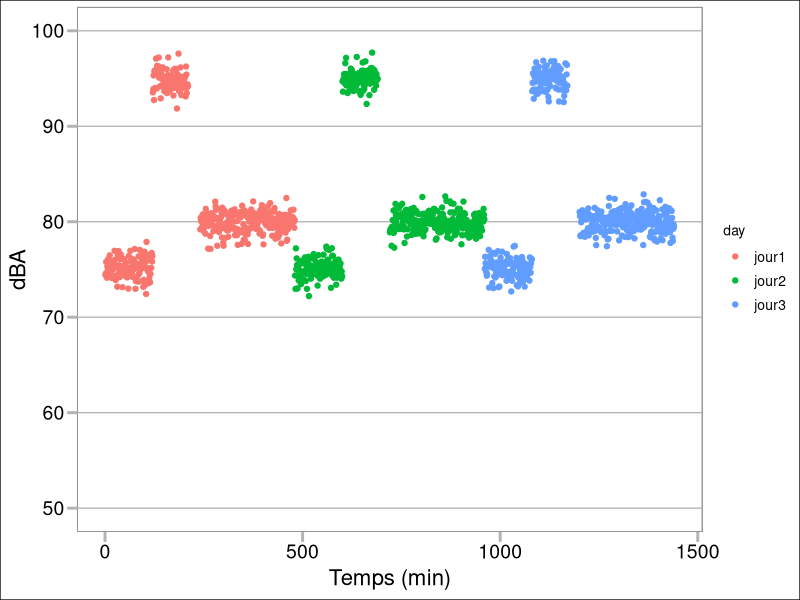
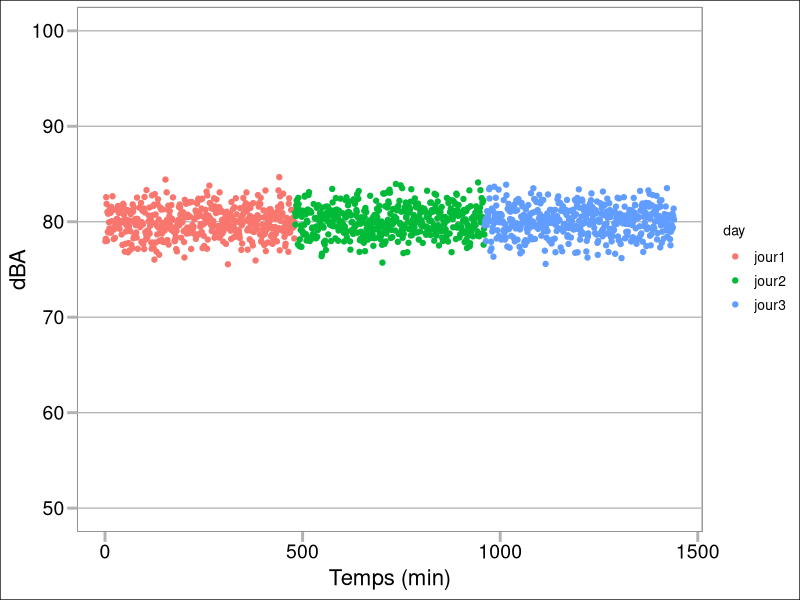
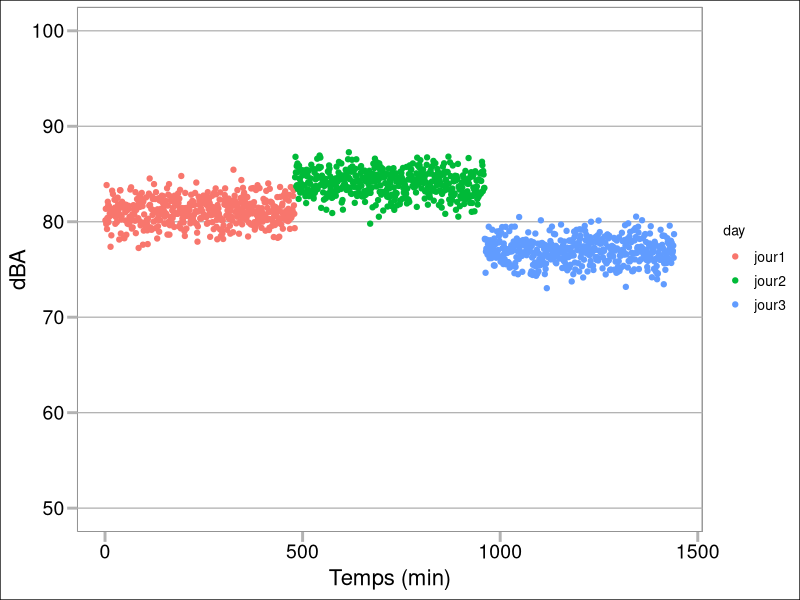
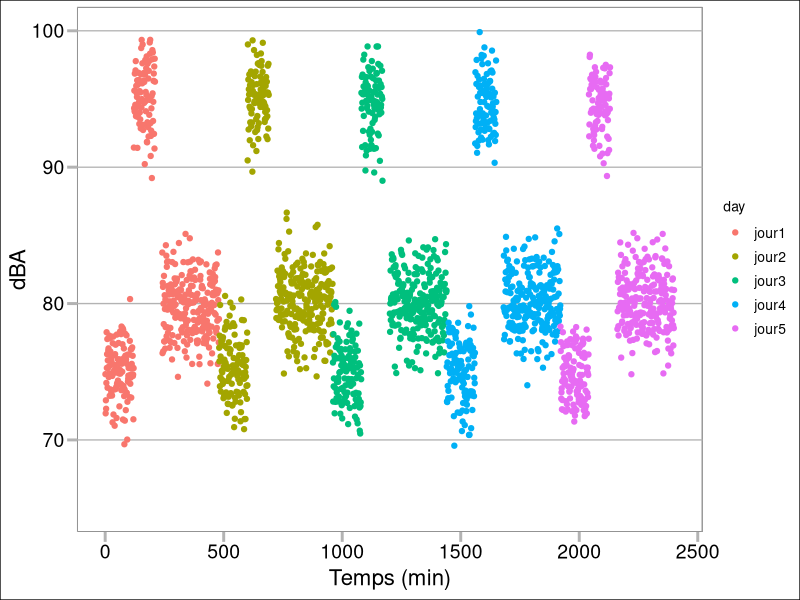
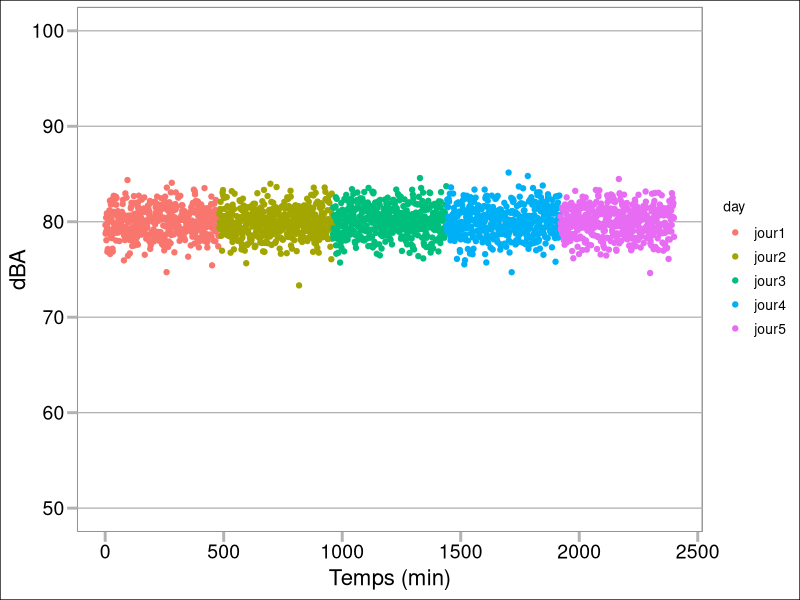

Recreate these plots in R, in order. (Note: this script raises an error after producing the figures.)
#  various temporal noise exposure profiles

library(ggplot2)
library(ggthemes)


# 3 days ------------------------------------------



########## creating data

## three day

noise <- data.frame( time = seq( from = 1 , to = 3*8*60 , by = 1) )


# task strategy

# T1 from 0 to 2h
# T2 from 2h to 3H30
# T3 from 4 to 8h

noise$task <- numeric( length( noise[,1] ) ) 

noise$T1 <- rep( c( rep(1 , 120)  , rep( 0 , 360 ) ) , 3 )

noise$T2 <- rep( c( rep(0 , 120)  , rep( 1 , 90 ) , rep( 0 , 270) ) , 3 )

noise$T3 <- rep( c( rep(0 , 240)  , rep( 1 , 240 )) , 3 )

noise$task_mean <- 75 *  noise$T1 + 95 * noise$T2 + 80 * noise$T3

noise$day <- c( rep( "jour1" , 480 ) , rep( "jour2" , 480 ) , rep( "jour3" , 480 ))

noise$task <- noise$task_mean + rnorm( length( noise[,1] ) , 0 , 1 )

p <- ggplot(data=noise, aes( x=time , y = task , color = day))

p <- p + geom_point()

p <- p + theme_calc()

p <- p +  theme(axis.text.x=element_text(size=14),axis.title.x=element_text(size=16,vjust=+0.55))+
  theme(axis.text.y=element_text(size=14),axis.title.y=element_text(size=16,vjust=+0.55))+
  theme(axis.ticks = element_line(size = 1) , axis.ticks.length.x = unit(.25, "cm"), axis.ticks.length.y = unit(.25, "cm"))+
  labs(x=expression ( "Temps (min)") , y="dBA") + ylim( c(50,100))

p

# function strategy

noise$metier <- 80 + rnorm( length( noise[,1] ) , 0 , 1.5 )

p <- ggplot(data=noise, aes( x=time , y = metier , color = day))

p <- p + geom_point()

p <- p + theme_calc()

p <- p +  theme(axis.text.x=element_text(size=14),axis.title.x=element_text(size=16,vjust=+0.55))+
  theme(axis.text.y=element_text(size=14),axis.title.y=element_text(size=16,vjust=+0.55))+
  theme(axis.ticks = element_line(size = 1) , axis.ticks.length.x = unit(.25, "cm"), axis.ticks.length.y = unit(.25, "cm"))+
  labs(x=expression ( "Temps (min)") , y="dBA")+ ylim( c(50,100))

p

# full day strategy

noise$D1 <- c( rep(1 , 480)  , rep( 0 , 480 )  , rep( 0 , 480 ) ) 

noise$D2 <- c( rep(0 , 480)  , rep( 1 , 480 )  , rep( 0 , 480 ) ) 

noise$D3 <- c( rep(0 , 480)  , rep( 0 , 480 )  , rep( 1 , 480 ) ) 

noise$day_mean <- 81 *  noise$D1 + 84 * noise$D2 + 77 * noise$D3

noise$fullday <- noise$day_mean + rnorm( length( noise[,1] ) , 0 , 1.3 )

p <- ggplot(data=noise, aes( x=time , y = fullday , color = day))

p <- p + geom_point()

p <- p + theme_calc()

p <- p +  theme(axis.text.x=element_text(size=14),axis.title.x=element_text(size=16,vjust=+0.55))+
  theme(axis.text.y=element_text(size=14),axis.title.y=element_text(size=16,vjust=+0.55))+
  theme(axis.ticks = element_line(size = 1) , axis.ticks.length.x = unit(.25, "cm"), axis.ticks.length.y = unit(.25, "cm"))+
  labs(x=expression ( "Temps (min)") , y="dBA")+ ylim( c(50,100))

p



# 5 days ------------------------------------------

### INRS R259 values of 1min data variability

# fraiseurs 4.5
# monteurs 8.4, 6 intra tache
# menuisiers 8.7  7 intra tache
# extrudeurs 3.5
# conducteurs 5.2
# regleurs 6.4


########## creating data


noise <- data.frame( time = seq( from = 1 , to = 5*8*60 , by = 1) )


# task strategy

# T1 from 0 to 2h
# T2 from 2h to 3H30
# T3 from 4 to 8h

noise$task <- numeric( length( noise[,1] ) ) 

noise$T1 <- rep( c( rep(1 , 120)  , rep( 0 , 360 ) ) , 5 )

noise$T2 <- rep( c( rep(0 , 120)  , rep( 1 , 90 ) , rep( 0 , 270) ) , 5 )

noise$T3 <- rep( c( rep(0 , 240)  , rep( 1 , 240 )) , 5 )

noise$task_mean <- 75 *  noise$T1 + 95 * noise$T2 + 80 * noise$T3

noise$day <- c( rep( "jour1" , 480 ) , rep( "jour2" , 480 ) , rep( "jour3" , 480 ),rep( "jour4" , 480 ),rep( "jour5" , 480 ))

noise$task <- noise$task_mean + rnorm( length( noise[,1] ) , 0 , 2 )

p <- ggplot(data=noise, aes( x=time , y = task , color = day))

p <- p + geom_point()

p <- p + theme_calc()

p <- p +  theme(axis.text.x=element_text(size=14),axis.title.x=element_text(size=16,vjust=+0.55))+
  theme(axis.text.y=element_text(size=14),axis.title.y=element_text(size=16,vjust=+0.55))+
  theme(axis.ticks = element_line(size = 1) , axis.ticks.length.x = unit(.25, "cm"), axis.ticks.length.y = unit(.25, "cm"))+
  labs(x=expression ( "Temps (min)") , y="dBA") + ylim( c(65,100))

p

# function strategy - TBD

noise$metier <- 80 + rnorm( length( noise[,1] ) , 0 , 1.5 )

p <- ggplot(data=noise, aes( x=time , y = metier , color = day))

p <- p + geom_point()

p <- p + theme_calc()

p <- p +  theme(axis.text.x=element_text(size=14),axis.title.x=element_text(size=16,vjust=+0.55))+
  theme(axis.text.y=element_text(size=14),axis.title.y=element_text(size=16,vjust=+0.55))+
  theme(axis.ticks = element_line(size = 1) , axis.ticks.length.x = unit(.25, "cm"), axis.ticks.length.y = unit(.25, "cm"))+
  labs(x=expression ( "Temps (min)") , y="dBA")+ ylim( c(50,100))

p

# full day strategy - TBD

noise$D1 <- c( rep(1 , 480)  , rep( 0 , 480 )  , rep( 0 , 480 ) ) 

noise$D2 <- c( rep(0 , 480)  , rep( 1 , 480 )  , rep( 0 , 480 ) ) 

noise$D3 <- c( rep(0 , 480)  , rep( 0 , 480 )  , rep( 1 , 480 ) ) 

noise$day_mean <- 81 *  noise$D1 + 84 * noise$D2 + 77 * noise$D3

noise$fullday <- noise$day_mean + rnorm( length( noise[,1] ) , 0 , 1.3 )

p <- ggplot(data=noise, aes( x=time , y = fullday , color = day))

p <- p + geom_point()

p <- p + theme_calc()

p <- p +  theme(axis.text.x=element_text(size=14),axis.title.x=element_text(size=16,vjust=+0.55))+
  theme(axis.text.y=element_text(size=14),axis.title.y=element_text(size=16,vjust=+0.55))+
  theme(axis.ticks = element_line(size = 1) , axis.ticks.length.x = unit(.25, "cm"), axis.ticks.length.y = unit(.25, "cm"))+
  labs(x=expression ( "Temps (min)") , y="dBA")+ ylim( c(50,100))

p

